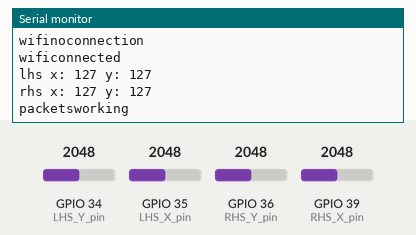
Recording of a sketch running on a simulated ESP32. Shown: the last lines printed to the serial monitor. The inputs (shaded band) are chosen by the test bench; at power-on: GPIO 34 (LHS_Y_pin) = 2048, GPIO 35 (LHS_X_pin) = 2048, GPIO 36 (RHS_Y_pin) = 2048, GPIO 39 (RHS_X_pin) = 2048. WiFi joins after 1.5 s; servers stay silent unless stated.

Above: at 2.7 s.
2.8 s: GPIO 34 (LHS_Y_pin) set to 2866
At 3.9 s:
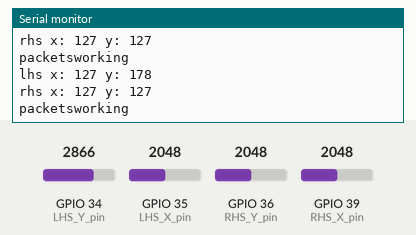
5.5 s: GPIO 35 (LHS_X_pin) set to 2866
At 6.7 s:
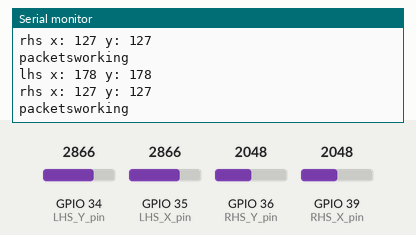
8.2 s: GPIO 36 (RHS_Y_pin) set to 2866
At 9.8 s:
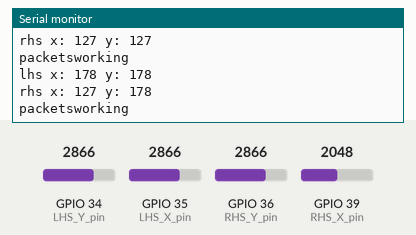
10.9 s: GPIO 39 (RHS_X_pin) set to 2866
At 12.5 s:
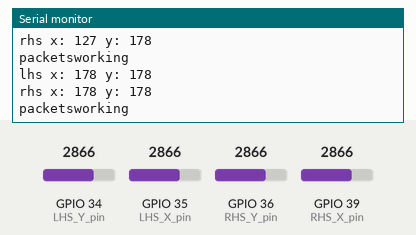
13.6 s: GPIO 34 (LHS_Y_pin) set to 3972
At 16.1 s:
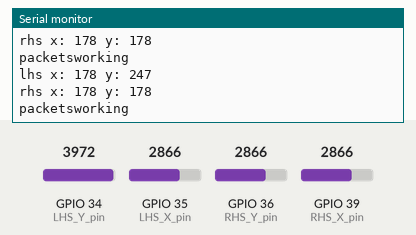
16.3 s: GPIO 35 (LHS_X_pin) set to 3972
At 18.4 s:
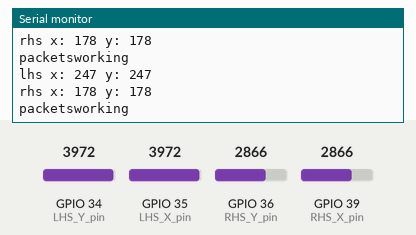
Timing chart, 0 to 19.9 s (numbered marks = the images above; inputs shaded):
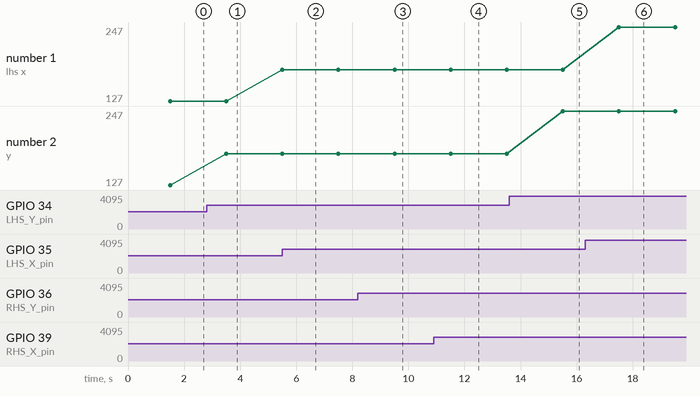

The sketch:

WiFiDroneController.ino
```cpp
#include "WiFi.h"
#include "AsyncUDP.h"
//#include <LiquidCrystal.h>

#define DEBUGOP 1

AsyncUDP udp;
IPAddress udpAddress(192,168,1,111); // address of drone
const int udpPort = 9999;

// pins
//                rs, enable, d0, d1, d2,d3
//LiquidCrystal lcd(16, 17, 5, 18, 19);
//uint8_t ledR = 32;
//uint8_t ledG = 33
//uint8_t ledB = 25;
const int LHS_Y_pin = 34;  // analog pin connected to X output
const int LHS_X_pin = 35;  // analog pin connected to Y output
const int RHS_Y_pin = 36;  // analog pin connected to X output
const int RHS_X_pin = 39;  // analog pin connected to Y output

// wifi strength indicator LEDs
/*
int latchPin = 11;      // (11) ST_CP [RCK] on 74HC595
int clockPin = 9;      // (9) SH_CP [SCK] on 74HC595
int dataPin = 12;     // (12) DS [S1] on 74HC595
*/


int dronewifistrength = 0;
int dronebatterylevel = 0;

enum appstatus {
  appinit = 0,
  wificonnected,
  wifinoconnection,
  packetsworking,
  packetsblocked
};

void showStatus(appstatus st) {
  uint32_t red;
  uint32_t green;
  uint32_t blue;

  /* TODO use RGB LED to indicate status?
    white, initialising
    yellow, wifi connection made - red no wifi
    green, packets sent & received
    blue, packets not received
  */
  switch (st) {
    case appinit:
      red = 255;
      green = 255;
      blue = 255;
      Serial.println("appinit");
      break;
    case wificonnected:
      red = 255;
      green = 255;
      blue = 0;
      Serial.println("wificonnected");
      break;
    case wifinoconnection:
      red = 255;
      green = 0;
      blue = 0;
      Serial.println("wifinoconnection");
      break;
    case packetsworking:
      red = 0;
      green = 255;
      blue = 0;
      Serial.println("packetsworking");
      break;
    case packetsblocked:
      red = 0;
      green = 0;
      blue = 255;
      Serial.println("packetsblocked");
      break;
    default:
      red = 0;
      green = 0;
      blue = 0;
      break;
  }

  //ledcWrite(ledR, 255);
  //ledcWrite(ledG, 255);
  //ledcWrite(ledB, 255);
}
#ifdef notdef
void setWiFiStrength()
{
  int rssi = WiFi.RSSI();
  int bars = 0;
  if (rssi > -90) bars = 1;
  if (rssi > -80) bars = 2;
  if (rssi > -70) bars = 3;
  if (rssi > -67) bars = 4;
  if (rssi > -30) bars = 5;

  lcd.setCursor(0,0);
  lcd.write("Ctrol WiFi: ");
  lcd.write(bars);

  lcd.setCursor(0,1);
  lcd.write("Drone WiFi: ");
  lcd.write(dronewifistrength);
/*
  byte leds =
    (controllerWiFiStrength > 0) &
    (controllerWiFiStrength > 1) >> 1 &
    (controllerWiFiStrength > 2) >> 2 &
    (controllerWiFiStrength > 3) >> 3;

  digitalWrite(latchPin, LOW);
  shiftOut(dataPin, clockPin, LSBFIRST, leds);
  digitalWrite(latchPin, HIGH);
*/
}

#else

void setWiFiStrength()
{}
#endif

void setup() {
#ifdef DEBUGOP
  Serial.begin(115200);
#endif

  //lcd.begin(16, 2);

  // WiFi strength LEDs
  /*
  pinMode(latchPin, OUTPUT);
  pinMode(dataPin, OUTPUT);
  pinMode(clockPin, OUTPUT);
*/
  // Status RGB LED
  //ledcAttach(ledR, 12000, 8);  // 12 kHz PWM, 8-bit resolution
  //ledcAttach(ledG, 12000, 8);
  //ledcAttach(ledB, 12000, 8);

  showStatus(appinit);

  WiFi.mode(WIFI_STA);
  WiFi.begin("homewifi", "pants-run-glad");
  while (WiFi.status() != WL_CONNECTED) {
    showStatus(wifinoconnection);
    delay(500);
  }
  showStatus(wificonnected);
  udp.listen(9999);
  udp.onPacket([](AsyncUDPPacket packet) {
    byte* b = packet.data();
    // packet should contain wifi strength and battery status of drone
    if (packet.length() == 2)
    {
      dronewifistrength = *b++;
      dronebatterylevel = *b;
    }

  });
}

void sendPacket(byte pitch, byte roll, byte yaw, byte throttle) {
  byte p[4];
  p[0] = roll;
  p[1] = pitch;
  p[2] = throttle;
  p[3] = yaw;


  if (!udp.connect(udpAddress, udpPort)) goto err;
  if (!udp.write(p, 4)) goto err;
  udp.close();
  showStatus(packetsworking);
  return;
  err:
    showStatus(packetsblocked);
}

void loop() {

  int lhs_x = 255*(analogRead(LHS_X_pin)/4095.0);
  int lhs_y = 255*(analogRead(LHS_Y_pin)/4095.0);
  int rhs_x = 255*(analogRead(RHS_X_pin)/4095.0);
  int rhs_y = 255*(analogRead(RHS_Y_pin)/4095.0);

  Serial.println("lhs x: " + String(lhs_x) + " y: " + String(lhs_y));
  Serial.println("rhs x: " + String(rhs_x) + " y: " + String(rhs_y));

  sendPacket(rhs_y, rhs_x, lhs_x, lhs_y);

  delay(2000);  // prob don't need this - depends on response from lots of packets
              // but maybe we need to wait for response (although the wifi and battery
              // levels won't change that often)
  setWiFiStrength();
}
```

Measured:
- after the input at 2.8 s, the serial monitor: prints a new line after 0.70 s (image 1)
- after the input at 5.5 s, the serial monitor: prints a new line at once (image 2)
- after the input at 8.2 s, the serial monitor: prints a new line after 1.3 s (image 3)
- after the input at 10.9 s, the serial monitor: prints a new line after 0.61 s (image 4)
- after the input at 13.6 s, the serial monitor: prints a new line after 1.9 s (image 5)
- after the input at 16.3 s, the serial monitor: prints a new line after 1.2 s (image 6)
- plotted number 2: 127 → 178 after the input at 2.8 s, 178 → 247 after the input at 13.6 s
